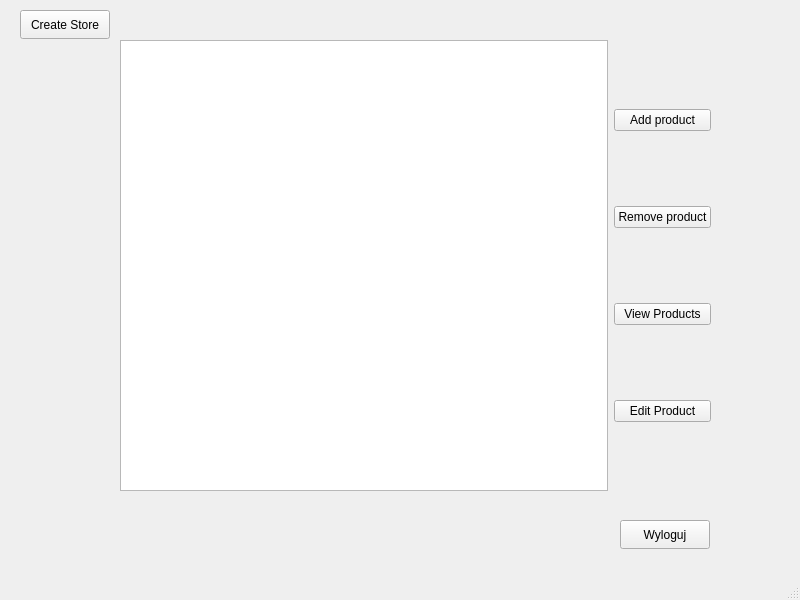
<?xml version="1.0" encoding="UTF-8"?>
<ui version="4.0">
 <class>SellerWindow</class>
 <widget class="QMainWindow" name="SellerWindow">
  <property name="geometry">
   <rect>
    <x>0</x>
    <y>0</y>
    <width>800</width>
    <height>600</height>
   </rect>
  </property>
  <property name="windowTitle">
   <string>MainWindow</string>
  </property>
  <widget class="QWidget" name="centralwidget">
   <widget class="QPushButton" name="logoutButton">
    <property name="geometry">
     <rect>
      <x>620</x>
      <y>520</y>
      <width>90</width>
      <height>29</height>
     </rect>
    </property>
    <property name="text">
     <string>Wyloguj</string>
    </property>
   </widget>
   <widget class="QPushButton" name="createStoreButton">
    <property name="geometry">
     <rect>
      <x>20</x>
      <y>10</y>
      <width>90</width>
      <height>29</height>
     </rect>
    </property>
    <property name="text">
     <string>Create Store</string>
    </property>
   </widget>
   <widget class="QWidget" name="layoutWidget">
    <property name="geometry">
     <rect>
      <x>120</x>
      <y>40</y>
      <width>591</width>
      <height>451</height>
     </rect>
    </property>
    <layout class="QHBoxLayout" name="horizontalLayout">
     <item>
      <widget class="QListWidget" name="listWidgetProducts"/>
     </item>
     <item>
      <layout class="QVBoxLayout" name="verticalLayout">
       <item>
        <widget class="QPushButton" name="addProductButton">
         <property name="text">
          <string>Add product</string>
         </property>
        </widget>
       </item>
       <item>
        <widget class="QPushButton" name="removeProductButton">
         <property name="text">
          <string>Remove product</string>
         </property>
        </widget>
       </item>
       <item>
        <widget class="QPushButton" name="viewProductsButton">
         <property name="text">
          <string>View Products</string>
         </property>
        </widget>
       </item>
       <item>
        <widget class="QPushButton" name="editProductButton">
         <property name="text">
          <string>Edit Product</string>
         </property>
        </widget>
       </item>
      </layout>
     </item>
    </layout>
   </widget>
  </widget>
  <widget class="QMenuBar" name="menubar">
   <property name="geometry">
    <rect>
     <x>0</x>
     <y>0</y>
     <width>800</width>
     <height>25</height>
    </rect>
   </property>
  </widget>
  <widget class="QStatusBar" name="statusbar"/>
 </widget>
 <resources/>
 <connections/>
</ui>
